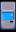

Rendered tile map (Tiled .tmx) drawn with the repository's tilesets; below, a short description and the full map source, tile grids included:
An orthogonal 1x2 tile map with 16x16 px tiles, 2 tile layers (Buildings, Front) and 1 object (TileData).

<map version="1.0" tiledversion="1.1.1" orientation="orthogonal" renderorder="right-down" width="1" height="2" tilewidth="16" tileheight="16" infinite="0" nextobjectid="3">
 <properties>
  <property name="EntryAction" value="ATMWinterCheck" />
 </properties>
 <tileset firstgid="1" name="zATM" tilewidth="16" tileheight="16" tilecount="4" columns="2">
  <image source="atm.png" width="32" height="32" />
 </tileset>
 <layer name="Buildings" width="1" height="2">
  <data encoding="csv">
0,
3
</data>
 </layer>
 <objectgroup name="Buildings">
  <object id="1" name="TileData" x="0" y="0" width="16" height="32">
   <properties>
    <property name="Action" value="OpenATM" />
   </properties>
  </object>
 </objectgroup>
 <layer name="Front" width="1" height="2">
  <data encoding="csv">
1,
0
</data>
 </layer>
</map>
